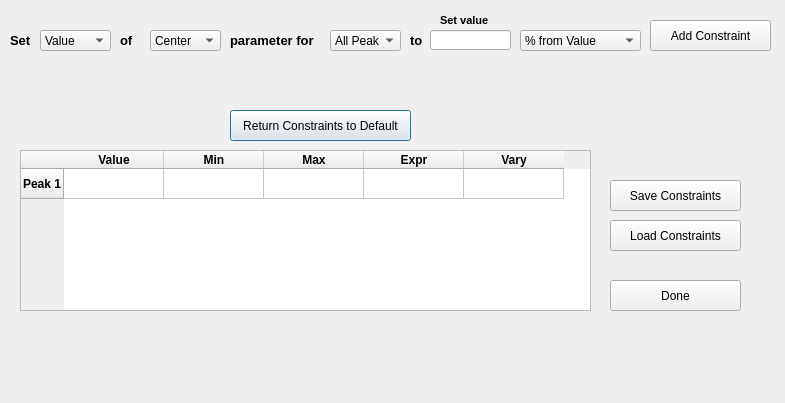
<?xml version="1.0" encoding="UTF-8"?>
<ui version="4.0">
 <class>Dialog</class>
 <widget class="QDialog" name="Dialog">
  <property name="geometry">
   <rect>
    <x>0</x>
    <y>0</y>
    <width>785</width>
    <height>403</height>
   </rect>
  </property>
  <property name="windowTitle">
   <string>Dialog</string>
  </property>
  <widget class="QTableWidget" name="tableWidget_Cons">
   <property name="geometry">
    <rect>
     <x>20</x>
     <y>150</y>
     <width>571</width>
     <height>161</height>
    </rect>
   </property>
   <property name="font">
    <font>
     <weight>75</weight>
     <bold>true</bold>
    </font>
   </property>
   <row>
    <property name="text">
     <string>Peak 1</string>
    </property>
   </row>
   <column>
    <property name="text">
     <string>Value</string>
    </property>
   </column>
   <column>
    <property name="text">
     <string>Min</string>
    </property>
   </column>
   <column>
    <property name="text">
     <string>Max</string>
    </property>
   </column>
   <column>
    <property name="text">
     <string>Expr</string>
    </property>
   </column>
   <column>
    <property name="text">
     <string>Vary</string>
    </property>
   </column>
  </widget>
  <widget class="QLabel" name="Constraint_label">
   <property name="geometry">
    <rect>
     <x>10</x>
     <y>30</y>
     <width>21</width>
     <height>21</height>
    </rect>
   </property>
   <property name="font">
    <font>
     <pointsize>10</pointsize>
     <weight>75</weight>
     <bold>true</bold>
    </font>
   </property>
   <property name="text">
    <string>Set</string>
   </property>
  </widget>
  <widget class="QComboBox" name="comboBox_Parameters">
   <property name="geometry">
    <rect>
     <x>150</x>
     <y>30</y>
     <width>71</width>
     <height>21</height>
    </rect>
   </property>
   <item>
    <property name="text">
     <string>Center</string>
    </property>
   </item>
   <item>
    <property name="text">
     <string>Amplitude</string>
    </property>
   </item>
   <item>
    <property name="text">
     <string>Sigma</string>
    </property>
   </item>
   <item>
    <property name="text">
     <string>Gamma</string>
    </property>
   </item>
   <item>
    <property name="text">
     <string>fwhm</string>
    </property>
   </item>
  </widget>
  <widget class="QLabel" name="Constraint_label_2">
   <property name="geometry">
    <rect>
     <x>120</x>
     <y>30</y>
     <width>21</width>
     <height>21</height>
    </rect>
   </property>
   <property name="font">
    <font>
     <pointsize>10</pointsize>
     <weight>75</weight>
     <bold>true</bold>
    </font>
   </property>
   <property name="text">
    <string>of</string>
   </property>
  </widget>
  <widget class="QComboBox" name="comboBox_Peaks">
   <property name="geometry">
    <rect>
     <x>330</x>
     <y>30</y>
     <width>71</width>
     <height>21</height>
    </rect>
   </property>
   <item>
    <property name="text">
     <string>All Peaks</string>
    </property>
   </item>
   <item>
    <property name="text">
     <string>Peak 1</string>
    </property>
   </item>
  </widget>
  <widget class="QComboBox" name="comboBox_TypeSet">
   <property name="geometry">
    <rect>
     <x>40</x>
     <y>30</y>
     <width>71</width>
     <height>21</height>
    </rect>
   </property>
   <item>
    <property name="text">
     <string>Value</string>
    </property>
   </item>
   <item>
    <property name="text">
     <string>Min</string>
    </property>
   </item>
   <item>
    <property name="text">
     <string>Max</string>
    </property>
   </item>
   <item>
    <property name="text">
     <string>Expr</string>
    </property>
   </item>
   <item>
    <property name="text">
     <string>Vary</string>
    </property>
   </item>
  </widget>
  <widget class="QLabel" name="Constraint_label_3">
   <property name="geometry">
    <rect>
     <x>230</x>
     <y>30</y>
     <width>101</width>
     <height>21</height>
    </rect>
   </property>
   <property name="font">
    <font>
     <pointsize>10</pointsize>
     <weight>75</weight>
     <bold>true</bold>
    </font>
   </property>
   <property name="text">
    <string>parameter for</string>
   </property>
  </widget>
  <widget class="QComboBox" name="comboBox_Values">
   <property name="geometry">
    <rect>
     <x>520</x>
     <y>30</y>
     <width>121</width>
     <height>21</height>
    </rect>
   </property>
   <item>
    <property name="text">
     <string>% from Value</string>
    </property>
   </item>
   <item>
    <property name="text">
     <string>Exactly</string>
    </property>
   </item>
   <item>
    <property name="text">
     <string>As Expressed</string>
    </property>
   </item>
   <item>
    <property name="text">
     <string>True</string>
    </property>
   </item>
   <item>
    <property name="text">
     <string>False</string>
    </property>
   </item>
  </widget>
  <widget class="QLineEdit" name="lineEdit_SetValue">
   <property name="geometry">
    <rect>
     <x>430</x>
     <y>30</y>
     <width>81</width>
     <height>20</height>
    </rect>
   </property>
  </widget>
  <widget class="QPushButton" name="button_ClearParameters">
   <property name="geometry">
    <rect>
     <x>230</x>
     <y>110</y>
     <width>181</width>
     <height>31</height>
    </rect>
   </property>
   <property name="text">
    <string>Return Constraints to Default</string>
   </property>
  </widget>
  <widget class="QPushButton" name="button_AddConstraint">
   <property name="geometry">
    <rect>
     <x>650</x>
     <y>20</y>
     <width>121</width>
     <height>31</height>
    </rect>
   </property>
   <property name="text">
    <string>Add Constraint</string>
   </property>
  </widget>
  <widget class="QLabel" name="Constraint_label_10">
   <property name="geometry">
    <rect>
     <x>440</x>
     <y>10</y>
     <width>61</width>
     <height>21</height>
    </rect>
   </property>
   <property name="font">
    <font>
     <pointsize>8</pointsize>
     <weight>75</weight>
     <bold>true</bold>
    </font>
   </property>
   <property name="text">
    <string>Set value</string>
   </property>
  </widget>
  <widget class="QPushButton" name="button_SaveCons">
   <property name="geometry">
    <rect>
     <x>610</x>
     <y>180</y>
     <width>131</width>
     <height>31</height>
    </rect>
   </property>
   <property name="text">
    <string>Save Constraints</string>
   </property>
  </widget>
  <widget class="QPushButton" name="button_LoadCons">
   <property name="geometry">
    <rect>
     <x>610</x>
     <y>220</y>
     <width>131</width>
     <height>31</height>
    </rect>
   </property>
   <property name="text">
    <string>Load Constraints</string>
   </property>
  </widget>
  <widget class="QLabel" name="Constraint_label_11">
   <property name="geometry">
    <rect>
     <x>410</x>
     <y>30</y>
     <width>21</width>
     <height>21</height>
    </rect>
   </property>
   <property name="font">
    <font>
     <pointsize>10</pointsize>
     <weight>75</weight>
     <bold>true</bold>
    </font>
   </property>
   <property name="text">
    <string>to</string>
   </property>
  </widget>
  <widget class="QPushButton" name="button_Done">
   <property name="geometry">
    <rect>
     <x>610</x>
     <y>280</y>
     <width>131</width>
     <height>31</height>
    </rect>
   </property>
   <property name="text">
    <string>Done</string>
   </property>
  </widget>
 </widget>
 <resources/>
 <connections/>
</ui>
